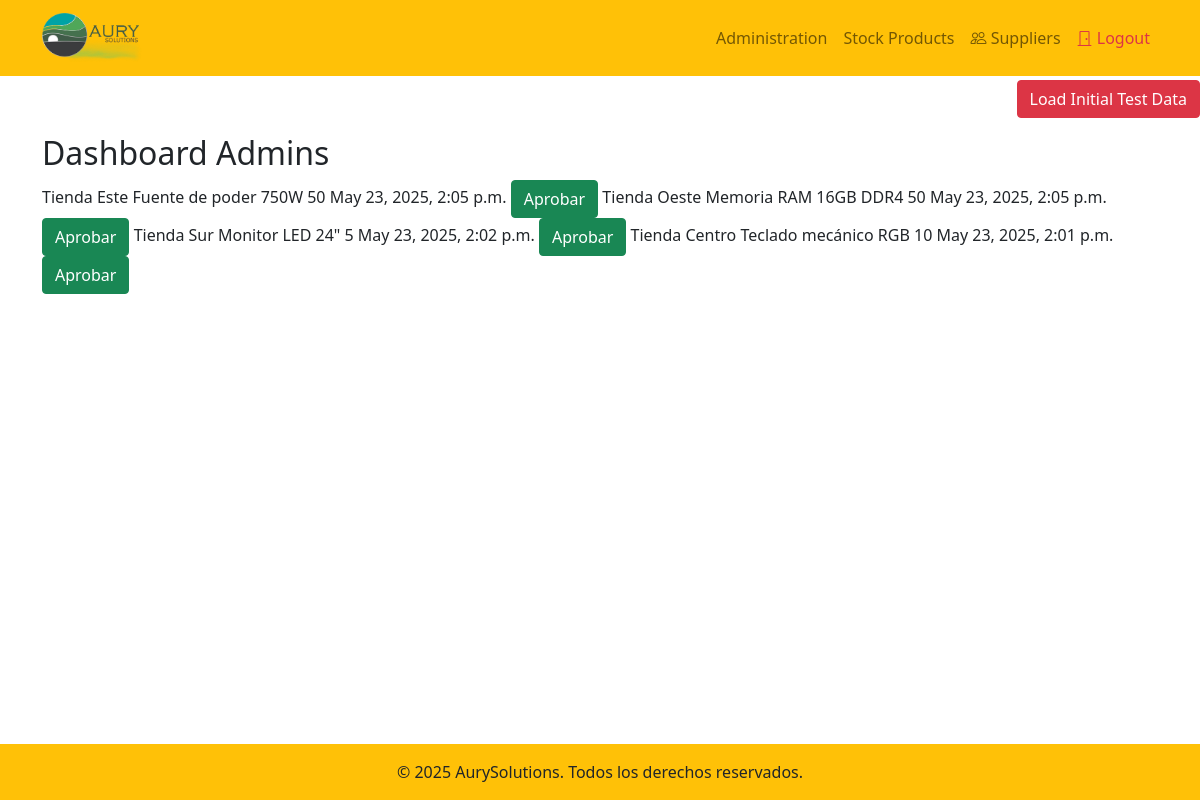
/admin-dashboard/ (signed in), run on the app's committed database.
### core/models.py (models this page shows, shortened)
class SupplierDelivery(models.Model):
    supplier = models.ForeignKey(Supplier, on_delete=models.CASCADE)
    store = models.ForeignKey(Store, on_delete=models.CASCADE)
    product = models.ForeignKey(Product, on_delete=models.CASCADE)
    quantity = models.PositiveIntegerField()
    delivery_date = models.DateTimeField(auto_now_add=True)
    approved = models.BooleanField(default=False)  # Nuevo campo para aprobación

class Store(models.Model):
    name = models.CharField(max_length=100)
    street = models.CharField(max_length=250)
    phone = models.CharField(max_length=15, blank=True, null=True)
    image = models.ImageField(
        upload_to="img/product_images/",
        blank=True,
        null=True,
        default="img/sin-imagen.jpg",
        validators=[FileExtensionValidator(["jpg", "png", "jpeg"])]
    )

class Product(models.Model):
    name = models.CharField(max_length=100)
    description = models.TextField(blank=True, null=True)
    cost = models.DecimalField(max_digits=10, decimal_places=2, default=0)
    price = models.DecimalField(max_digits=10, decimal_places=2)
    provision = models.IntegerField(default=100)
    iva = models.DecimalField(max_digits=10, decimal_places=2, default=21)
    image = models.ImageField(
        upload_to="img/product_images/",
        blank=True,
        null=True,
        validators=[FileExtensionValidator(["jpg", "png", "jpeg"])]
    )

### core/views.py (the view)
# urls.py: path('admin-dashboard/', admin_dashboard, name='admin_dashboard'),
@login_required
@permission_required('core.full_access', raise_exception=True)
def admin_dashboard(request):
    pending_deliveries = SupplierDelivery.objects.filter(approved=False).order_by("-delivery_date")
    return render(request, "core/dashboard/admin.html", {
        "pending_deliveries": pending_deliveries
    })

### templates/core/dashboard/admin.html
{% extends "base.html" %}
{% block content %}
    <p class="text-end">
        <a class="btn btn-danger" href="{% url 'load_products' %}">Load Initial Test Data</a>
    </p>
    <div class="container mt-2">
        <h2>Dashboard Admins</h2>
        {% for delivery in pending_deliveries %}
            <tr>
                <td>{{ delivery.store.name }}</td>
                <td>{{ delivery.product.name }}</td>
                <td>{{ delivery.quantity }}</td>
                <td>{{ delivery.delivery_date }}</td>
                <td>
                    <a href="{% url 'approve_delivery' delivery.id %}" class="btn btn-success">
                        Aprobar
                    </a>
                </td>
            </tr>
        {% endfor %}
    </div>
{% endblock %}

### static/css/site.css (style rules this page uses)
html, body { height: 100%; margin: 0; }

### data on the page
SupplierDelivery: store.name "Tienda Este", product.name "Fuente de poder 750W", quantity "50", delivery_date "May 23, 2025, 2:05 p.m."
SupplierDelivery: store.name "Tienda Oeste", product.name "Memoria RAM 16GB DDR4", quantity "50", delivery_date "May 23, 2025, 2:05 p.m."
SupplierDelivery: store.name "Tienda Sur", product.name "Monitor LED 24\"", quantity "5", delivery_date "May 23, 2025, 2:02 p.m."
SupplierDelivery: store.name "Tienda Centro", product.name "Teclado mecánico RGB", quantity "10", delivery_date "May 23, 2025, 2:01 p.m."
